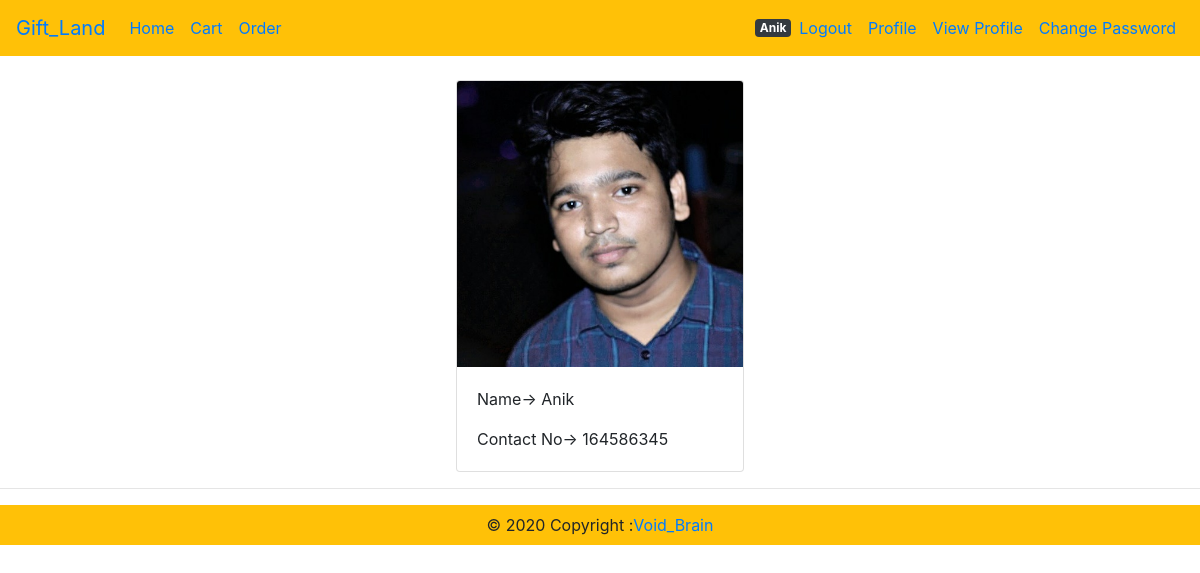
Screenshot of /profileview/ (signed in) with the database file from the repository.
### UserManagement/models.py (models this page shows, shortened)
class Profile(models.Model):
    name=models.CharField(max_length=100,null=True,blank=True)
    Picture_Picture = models.ImageField(upload_to='Images/profile',blank=True,null=True)
    Phone = models.IntegerField(null=True,blank=True)
    user=models.ForeignKey(User,on_delete=models.CASCADE)

### UserManagement/views.py (the view)
# urls.py: path('profileview/', userman_views.ViewProfile),
def ViewProfile(request):
    profile=Profile.objects.get(user=request.user)
    context ={
        'profile':profile,
    }
    return render(request,'UserManagement/view_profile.html',context)

### templates/UserManagement/view_profile.html
{% extends 'base.html' %}
{% load static %}
{% block content %}
<br>
<div class="col d-flex justify-content-center">
   <div class="card" style="width: 18rem;">
        <img src="{{profile.Picture_Picture.url}}" class="card-img-top">
        <div class="card-body">
          <p class="card-text">Name-> {{profile.name}}</p>
          <p class="card-text">Contact No->  {{profile.Phone}}</p>
        </div>
    </div>
</div>
<hr>
{% endblock %}

### templates/base.html (shortened to what this page needs)
<!doctype html>
<html lang="en">
  <head>
    <link rel="stylesheet" href="https://stackpath.bootstrapcdn.com/bootstrap/4.5.2/css/bootstrap.min.css">
  </head>
  <body>
<nav class="navbar navbar-expand-lg navbar-transparent bg-warning">
	<a class="navbar-brand" href="#">Gift_Land</a>
	<div class="collapse navbar-collapse" id="navbarSupportedContent">
	  <ul class="navbar-nav mr-auto">
		<li class="nav-item active">
		  <a class="nav-link" href="/">Home <span class="sr-only">(current)</span></a>
        </li>
        <li class="nav-item active">
            <a class="nav-link" href="/cart">Cart<span class="sr-only">(current)</span></a>
        </li>
        <li class="nav-item active">
            <a class="nav-link" href="/orders">Order<span class="sr-only">(current)</span></a>
		</li>
	  </ul>
	{% if user.is_authenticated %}
	    <span class="badge badge-dark">{{user.username}}</span>
	<ul class="navbar-nav  my-2 my-lg-0">
		<li class="nav-item active">
		  <a class="nav-link" href="/account/logout">Logout<span class="sr-only">(current)</span></a>
		</li>
        <li class="nav-item">
			<a class="nav-link" href="/profile">Profile</a>
		  </li>
		  <li class="nav-item">
			<a class="nav-link" href="/profileview">View Profile</a>
		  </li>
        <li class="nav-item">
			<a class="nav-link" href="/account/password_change">Change Password</a>
		</li>
	</ul>
	{% endif %}
	</div>
  </nav>
  {% block content %}
  {% endblock %}
<footer class="navbar navbar-expand-lg navbar-transparent bg-warning">
    <div class="col d-flex justify-content-center">© 2020 Copyright :
      <a href="https://dasanik70.blogspot.com/"> Void_Brain</a>
    </div>
  </footer>
  </body>
</html>

### rows the page displays
Profile: Picture_Picture (picture), name "Anik", Phone "164586345"

### other values shown
{{ user.username }} "Anik"
